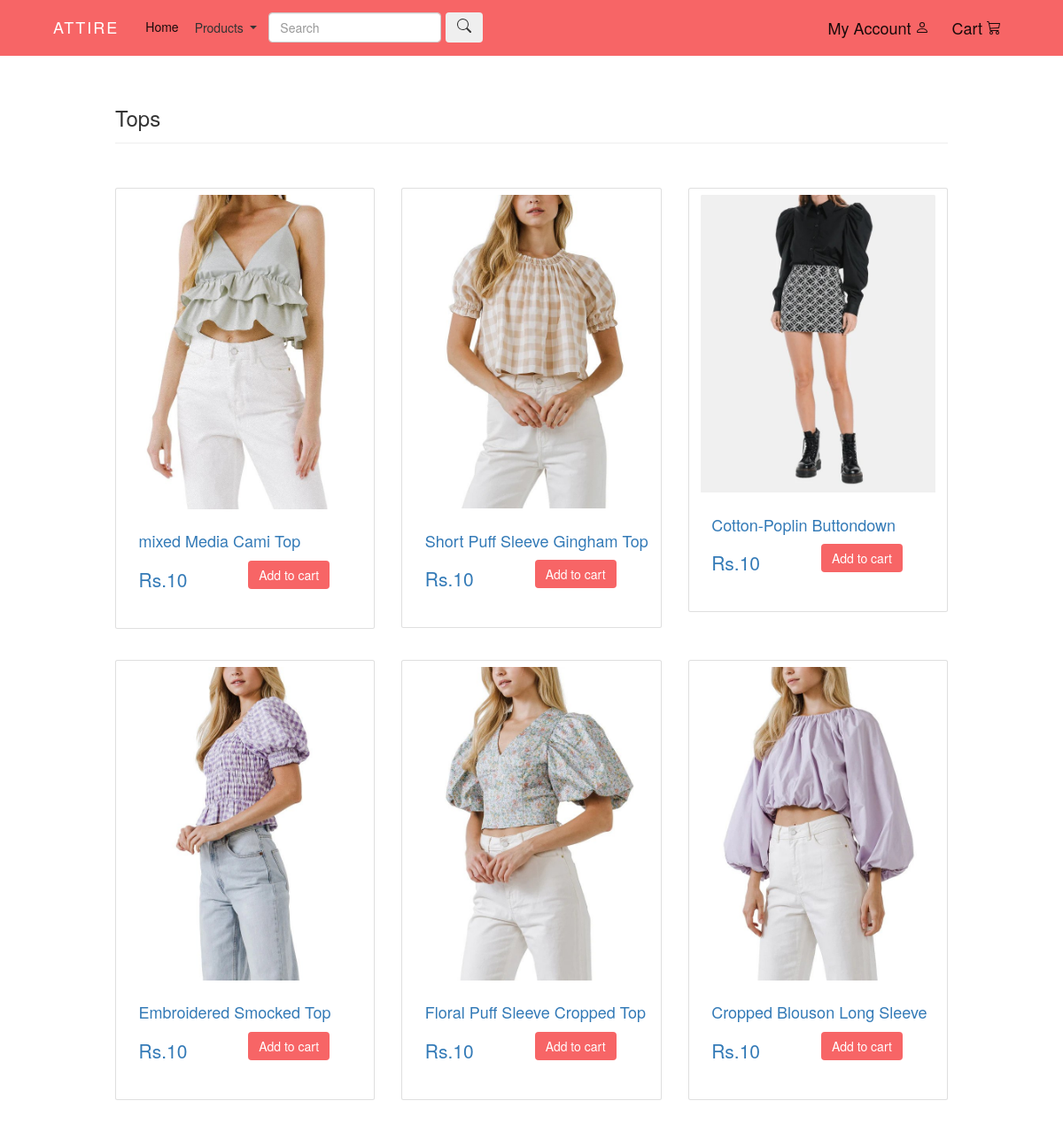
/products/tops/, run on the app's committed database.
### products/models.py (models this page shows, shortened)
class Products(models.Model):
    uuid = models.UUIDField(default=uuid.uuid4, unique=True, primary_key=True, editable=False)
    name = models.CharField(max_length=60, default='')
    price = models.IntegerField(default=0)
    description = models.CharField(max_length=500, default='', blank=True, null=True)
    color = models.CharField(max_length=250, default='', blank=True, null=True)
    stock = models.CharField(max_length = 200,choices= STOCK, default="")
    status = models.CharField(max_length = 200,choices= STATUS, default="")
    image = models.ImageField(upload_to='static/img/')
    category = models.CharField(choices=PRODUCTCATEGORY, default="All", max_length=100)
    quantity = models.IntegerField(null = False, blank = False , default = "1")

### products/views.py (the view)
# urls.py: path('tops/', views.top, name ='tops'),
def top(request):
    template_name ='products/tops.html'
    tops = Products.objects.filter(category="TOPS", status = "PUBLISH" )
    context = { 'tops': tops}
    return render(request,template_name,context)

### products/templates/products/tops.html (shortened to what this page needs)
{% load static %} {% comment %} {% extend "base.html" %} {% endcomment %}
    {% include 'home/base.html' %} {% block content %}
    <div>
         <div class="container" style = "padding : 10rem;">
          <h3>Tops</h3>
            <hr class="my-4">
          <div class = "row">
            {% for top in tops %}
            <div class= "col-xl-4 col-lg-4 pt-4" >
              <a href = {% url 'product_detail' top.uuid %} class = "btn">
                <div class="card">
                    <img src="{{top.image.url}}" class="card-img-top" alt="img" >
                    <div class="caption card-body">
                                  <h4 class="group card-title inner list-group-item-heading">
                                    {{top.name}}</h4>
                                  <div class="row">
                                      <div class="col-xs-12 col-md-6">
                                          <p class="lead">
                                            Rs.{{top.price}}</p>
                                      </div>
                                      <div class="col-xs-12 col-md-6">
                                          <a class="btn btn-success" style = "background-color : #F76566 ;  border: none;"  href= "/user/addtocart/{{top.uuid}}/tops/">Add to cart</a>
                                      </div>
                                  </div>
                              </div>
                  </div>
                </a>
                </div>
            {% endfor %}
        </div>
        </div>
    </div>
    {% endblock %}

### data on the page
Products: image (picture), name "mixed Media Cami Top", price "10"
Products: image (picture), name "Short Puff Sleeve Gingham Top", price "10"
Products: image (picture), name "Cotton-Poplin Buttondown", price "10"
Products: image (picture), name "Embroidered Smocked Top", price "10"
Products: image (picture), name "Floral Puff Sleeve Cropped Top", price "10"
Products: image (picture), name "Cropped Blouson Long Sleeve", price "10"
